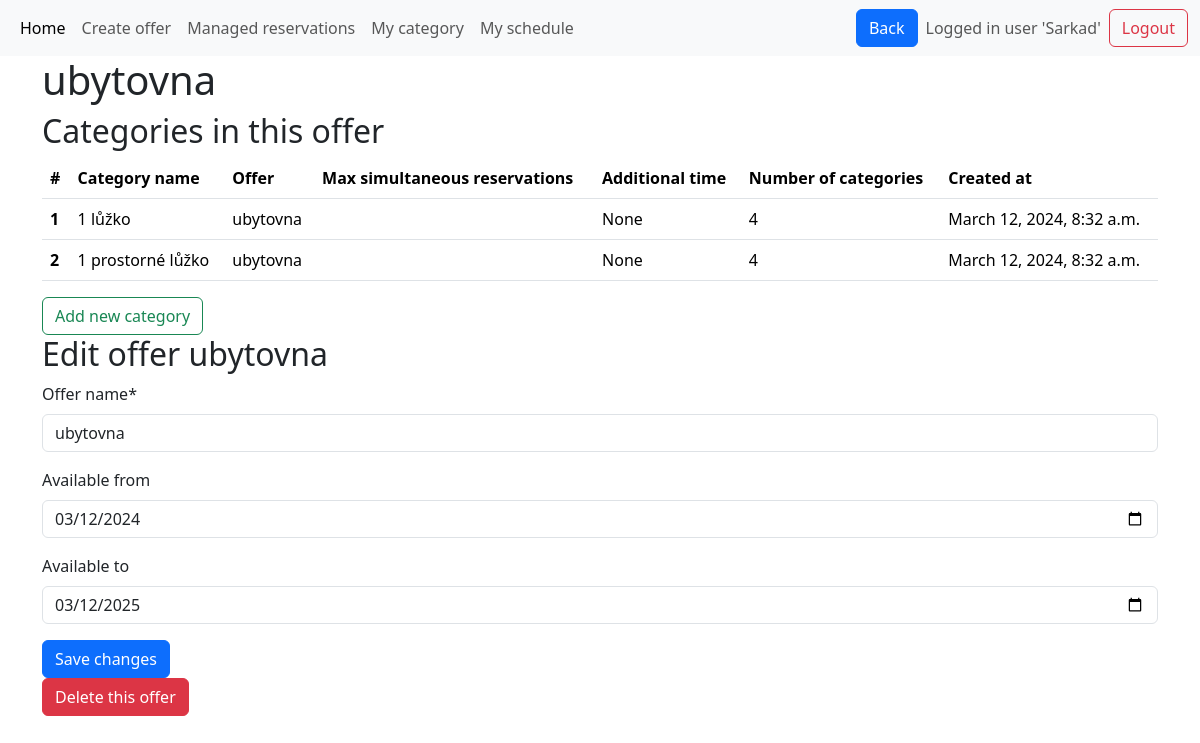
Page /offer_detail/20 (signed in) on the committed database.
### base/models.py (models this page shows, shortened)
class Offer(models.Model):
    offer_name = models.CharField(max_length=50)
    available_from = models.DateField(null=True, blank=True)
    available_to = models.DateField(null=True, blank=True)
    created_at = models.DateTimeField(default=timezone.now)
    manager_of_this_offer = models.ForeignKey(
        User, on_delete=models.CASCADE, null=True, blank=True
    )
    def __str__(self):
        return self.offer_name  # rewrites Offer object (x) to its name in admi panel

class Category(models.Model):
    category_name = models.CharField(max_length=50)
    category_description = models.CharField(max_length=1000, null=True, blank=True)
    category_capacity = models.IntegerField(default=1)
    max_simultneous_reservations = models.IntegerField(default=1)
    additional_time = models.DurationField(null=True, blank=True)
    count_of_units = models.IntegerField(default=1)
    created_at = models.DateTimeField(default=timezone.now)
    opening_time = models.TimeField(default=datetime.time(0, 0))
    closing_time = models.TimeField(default=datetime.time(23, 59,59)) #TODO 24:00 and default values 9:23-9:23
    belongs_to_offer = models.ForeignKey(Offer, on_delete=models.CASCADE)
    category_pricing = models.ForeignKey(Pricing, on_delete=models.CASCADE, null=True)

### base/views.py (the view, shortened to what this page needs)
# urls.py: path('offer_detail/<int:offer_id>',views.offer_detail, name='offer_detail' ),
@login_required  # If a user is not logged in, Django will redirect them to the login page.
def offer_detail(request, offer_id=None):
    offer = get_object_or_404(Offer, pk=offer_id)
    offer_name = offer.offer_name
    form = forms.OfferForm(instance=offer)
    if offer.manager_of_this_offer != request.user:
        messages.error(request, "You are not authorized to delete this offer.")
        return redirect("manager_home")  # Redirect to a safe page
    offers = Offer.objects.filter(manager_of_this_offer=request.user)
    offer = get_object_or_404(Offer, pk=offer_id)
    form = forms.OfferForm(instance=offer)
    categories = Category.objects.filter(belongs_to_offer=offer)
    return render(
        request,
        "offer_detail.html",
        context={
            "form": form,
            "offer_id": offer.id,
            "categories": categories,
            "offer_name": offer_name,
        },
    )

### base/forms.py
class OfferForm(ModelForm):
    class Meta:
        model = models.Offer
        exclude = [
            "manager_of_this_offer",
            "created_at",
        ]  # limiting the fields if that are displayed
        widgets = {
            "available_from": widgets.DateInput(
                attrs={
                    "type": "date",
                    "value": datetime.now().date(),
                }
            ),
            "available_to": widgets.DateInput(
                attrs={
                    "type": "date",
                    "value": datetime.now().date() + timedelta(days=1),
                }
            ),
        }

### templates/offer_detail.html (shortened to what this page needs)
{% extends 'main.html' %}
{% load crispy_forms_tags %}
{% block content %}
<div class="container-md">
    <h1> {{ offer_name }} </h1>
    <h2> Categories in this offer </h2>
    {% if categories %}
    <table class="table table-hover">
        <thead>
            <tr>
                <th scope="col">#</th>
                <th scope="col">Category name</th>
                <th scope="col">Offer</th>
                <th scope="col">Max simultaneous reservations</th>
                <th scope="col">Additional time</th>
                <th scope="col">Number of categories</th>
                <th scope="col">Created at</th>
            </tr>
        </thead>
        <tbody>
            {% for category in categories %}
            <tr class="clickable-row" style="cursor: pointer;" title="Click to edit category"
                onclick="location.href='{% url 'edit_category' category.belongs_to_offer.id category.id %}'">
                <th scope="row">{{ forloop.counter }}</th>
                <td>{{ category.category_name }} </td>
                <td>{{ category.belongs_to_offer }} </td>
                <td>{{ category.max_simultaneous_reservations }} </td>
                <td>{{ category.additional_time }} </td>
                <td>{{ category.count_of_units }} </td>
                <td>{{ category.created_at }} </td>
            </tr>
            {% endfor %}
        </tbody>
    </table>
    <a onclick="location.href='{% url 'create_category' offer_id %}'" class="btn btn-outline-success" id="addrow">Add new category</a>
    {% else %}
    <p>You do not have any categories for this offer.<br>
        <a onclick="location.href='{% url 'create_category' offer_id %}'" class="btn btn-outline-success" id="addrow">Add new category</a>
    </p>
    {% endif %}
    <h2> Edit offer {{ offer_name }} </h2>
    <form method="post" class="form">
        {{ form|crispy }}
        <button type="submit" class="btn btn-primary">Save changes</button>
    </form>
    <button type="button" class="btn btn-danger" data-bs-toggle="modal" data-bs-target="#deleteOfferModal">
      Delete this offer
    </button>
</div>
{% endblock %}

### templates/navbar.html (shortened to what this page needs)
<nav class="navbar navbar-expand-lg bg-body-tertiary">
  <div class="container-fluid">
    <div class="collapse navbar-collapse" id="navbarSupportedContent">
      <ul class="navbar-nav me-auto mb-2 mb-lg-0">
        <li class="nav-item">
          <a class="nav-link active" aria-current="page" href="/manager_home">Home</a>
        </li>
        <li class="nav-item">
          <a class="nav-link" href="/create_offer">Create offer</a>
        </li>
        <li class="nav-item">
          <a class="nav-link" href="/managed_reservations">Managed reservations</a>
        </li>
        <li class="nav-item">
          <a class="nav-link" href="/my_schedule">My category</a>
        </li>
        <li class="nav-item">
          <a class="nav-link" href="/my_schedule">My schedule</a>
        </li>
      </ul>
      <button type="submit" class="btn btn-primary me-2" onclick="goBack()">Back</button>
       <div class="d-flex align-items-center">
        {% if request.user.is_authenticated %}
        <span class="navbar-text me-2"> Logged in user '{{ request.user.username | title }}'</span>
        <a class="btn btn-outline-danger" href="{% url 'logout' %}">Logout</a>
        {% else %}
        <a class="btn btn-outline-primary" href="{% url 'login' %}">Login</a>
        {% endif %}
      </div>
    </div>
    </div>
</nav>

### rows in the picture
Offer: offer_name "ubytovna", available_from "03/12/2024", available_to "03/12/2025"
Category: category_name "1 lůžko", belongs_to_offer "ubytovna", additional_time "None", count_of_units "4", created_at "March 12, 2024, 8:32 a.m."
Category: category_name "1 prostorné lůžko", belongs_to_offer "ubytovna", additional_time "None", count_of_units "4", created_at "March 12, 2024, 8:32 a.m."

### other values in the picture
{{ request.user.username | title }} "Sarkad"
